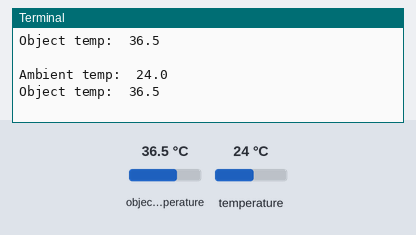
Bench run of a program on a simulated Raspberry Pi (BCM pin numbers). Parts: the last lines printed to the terminal. The inputs (shaded band) are chosen by the test bench; at power-on: object temperature 36.5 °C, temperature 24 °C.

Above: at 1.2 s.
1.3 s: object temperature set to 20 °C
At 1.9 s:
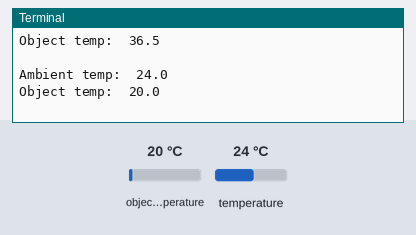
2.8 s: temperature set to 12 °C
At 3.4 s:
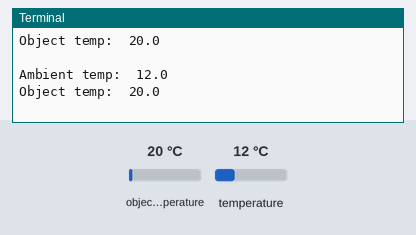
4.3 s: object temperature set to 26 °C
At 4.9 s:
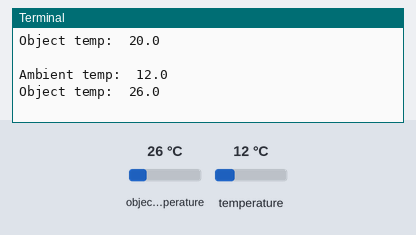
Timing chart, 0 to 7.3 s (numbered marks = the images above; inputs shaded):
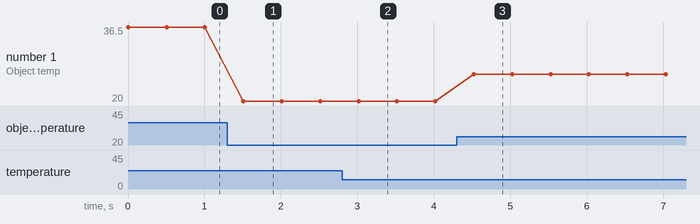

Measured:
- after the input at 1.3 s, the terminal: prints a new line after 0.21 s (image 1)
- after the input at 2.8 s, the terminal: prints a new line after 0.22 s (image 2)
- after the input at 4.3 s, the terminal: prints a new line after 0.22 s (image 3)
- plotted number 1: 36.5 → 20 after the input at 1.3 s, 20 → 26 after the input at 4.3 s

The program:

mlx90614Temp.py
```python
from smbus2 import SMBus
from mlx90614 import MLX90614
import time

bus = SMBus(1)

sensor = MLX90614(bus, address=0x5A)
while True:
    print("Ambient temp: ", sensor.get_ambient())
    print("Object temp: ", sensor.get_object_1())
    print(" ")
    time.sleep(0.5)
    #bus.close()
```
